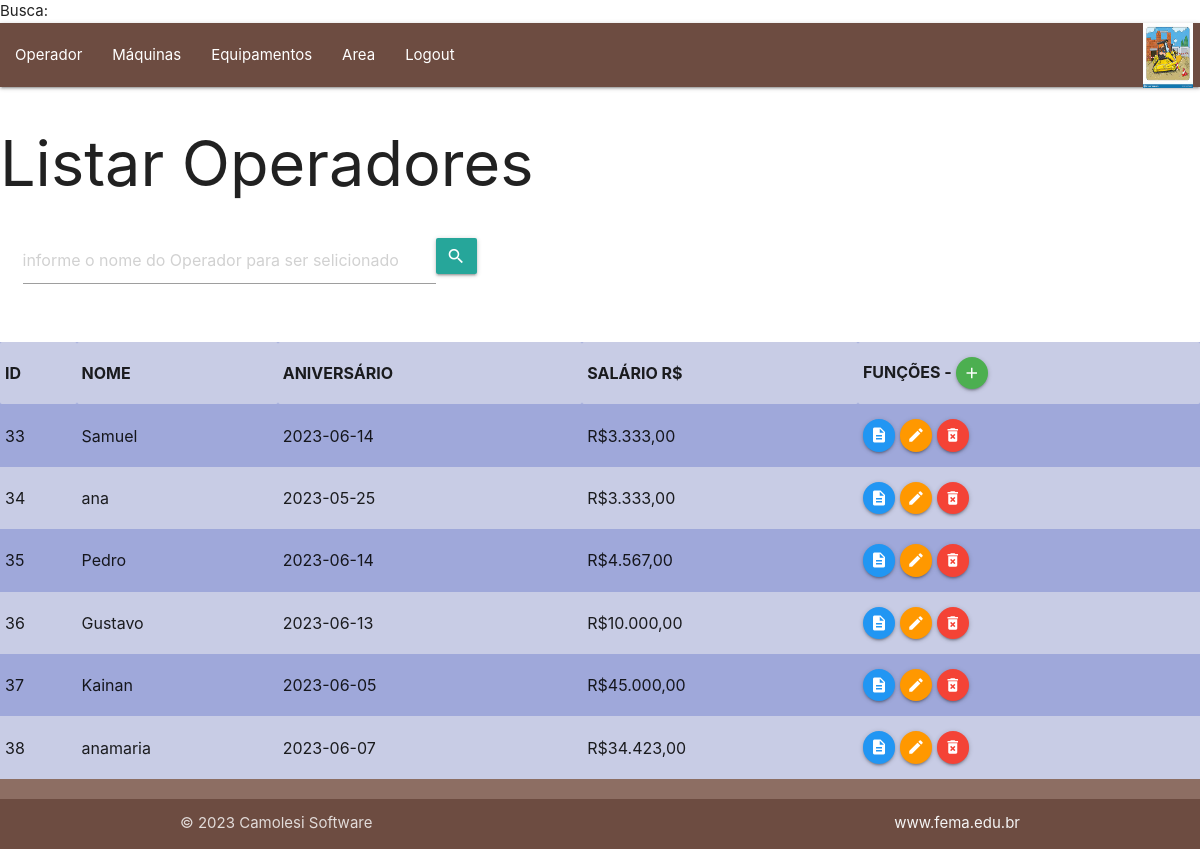
The app's page /VIEW/operador/lstoperador2.php (signed in) with its own data.
### tables this page shows
CREATE TABLE `operador` (
  `id` int(11) NOT NULL,
  `nome` varchar(35) NOT NULL,
  `aniversario` date NOT NULL,
  `salario` float NOT NULL
);

### DAL/dalOperador.php (called while the page is built, shortened)
<?php
    include_once  'C:\xampp\htdocs\lpbcct2php2023\MODEL\Operador.php';
    class dalOperador {
        public function Select() {
          $con = Conexao::conectar();
          $sql = "select * from operador;";
          $result = $con->query($sql);
          foreach($result as $linha){
               $operador = new \MODEL\Operador();
               $operador->setId($linha['id']);
               $operador->setNome($linha['nome']);
               $operador->setAniversario($linha['aniversario']);
               $operador->setSalario($linha['salario']);
               $lstOperador[]= $operador;
          }
          return $lstOperador;
        }
    }
?>

### BLL/blloperador.php (called while the page is built, shortened)
<?php
    include_once '../../DAL/dalOperador.php';
    class bllOperador {
        public function Select (){
            $dal = new  \Dal\dalOperador();
            return $dal->Select();
        }
    }
?>

### MODEL/operador.php (called while the page is built, shortened)
<?php
   class Operador{
        private ?int $id;
        private ?string $nome;
        private ?string $aniversario;
        private ?float $salario;
        public function getId() {
            return $this->id;
        }
        public function setId(int $id){
            $this->id = $id;
        }
        public function getNome() {
            return $this->nome;
        }
        public function setNome(string $nome){
            $this->nome = $nome;
        }
        public function getAniversario() {
            return $this->aniversario;
        }
        public function setAniversario(string $aniversario){
            $this->aniversario = $aniversario;
        }
        public function getSalario() {
            return $this->salario;
        }
        public function setSalario(float $salario){
            $this->salario = $salario;
        }
   }
?>

### VIEW/operador/lstoperador2.php (the view, shortened to what this page needs)
<?php
include_once  'C:\xampp\htdocs\lpbcct2php2023\BLL\bllOperador.php';
if (isset($_GET['busca']))
    $busca = $_GET['busca'];
else $busca = null;
$bll = new \bll\bllOperador();
if ($busca == null)
    $lstOperador = $bll->Select();
else $lstOperador = $bll->SelectNome($busca);
?>
<!DOCTYPE html>
<html lang="pt-br">
<head>
    <link rel="stylesheet" href="https://cdnjs.cloudflare.com/ajax/libs/materialize/1.0.0/css/materialize.min.css">
</head>
<body>
    <?php include_once '../menu.php'; ?>
    <h1>Listar Operadores</h1>
    <div class="row">
        <div class="input-field">
            <form action="../operador/lstoperador2.php" method="GET" id="frmBuscaOperador" class="col s8">
                <div class="input-field col s8">
                    <input type="text" placeholder="informe o nome do Operador para ser selicionado" class="form-control col s10" id="txtBusca" name="busca">
                    <button class="btn waves-effect waves-light col m1" type="submit" name="action">
                        <i class="material-icons right">search</i></button>
                </div>
            </form>
        </div>
    </div>
    <table class="striped indigo lighten-3">
        <tr>
            <th>ID</th>
            <th>NOME</th>
            <th>ANIVERSÁRIO</th>
            <th>SALÁRIO R$</th>
            <th>FUNÇÕES -
                <a class="btn-floating btn-small waves-effect waves-light green" onclick="JavaScript:location.href='insoperador.php'">
                    <i class="material-icons">add</i>
                </a>
            </th>
        </tr>
        <?php
        foreach ($lstOperador as $operador) {
        ?>
            <tr>
                <td><?php echo $operador->getId(); ?></td>
                <td><?php echo $operador->getNome(); ?></td>
                <td><?php echo $operador->getAniversario(); ?></td>
                <td><?php echo "R$" . number_format($operador->getSalario(), 2, ",", "."); ?></td>
                <td>
                    <a class="btn-floating btn-small waves-effect waves-light blue" onclick="JavaScript:location.href='detoperador.php?id=' +
                                     <?php echo $operador->getId(); ?>">
                        <i class="material-icons">description</i>
                    </a>
                    <a class="btn-floating btn-small waves-effect waves-light orange" onclick="JavaScript:location.href='edtoperador.php?id=' +
                                     <?php echo $operador->getId(); ?>">
                        <i class="material-icons">edit</i>
                    </a>
                    <a class="btn-floating btn-small waves-effect waves-light red" onclick="JavaScript:
                        remover( <?php echo $operador->getId(); ?>);">
                        <i class="material-icons">delete_forever</i>
                    </a>
                </td>
            </tr>
        <?php
        }
        ?>
    </table>
    <?php include_once '../footer.php'; ?>
</body>
</html>

### records on screen
operador: id "33", nome "Samuel", aniversario "2023-06-14", salario "3.333,00"
operador: id "34", nome "ana", aniversario "2023-05-25", salario "3.333,00"
operador: id "35", nome "Pedro", aniversario "2023-06-14", salario "4.567,00"
operador: id "36", nome "Gustavo", aniversario "2023-06-13", salario "10.000,00"
operador: id "37", nome "Kainan", aniversario "2023-06-05", salario "45.000,00"
operador: id "38", nome "anamaria", aniversario "2023-06-07", salario "34.423,00"
